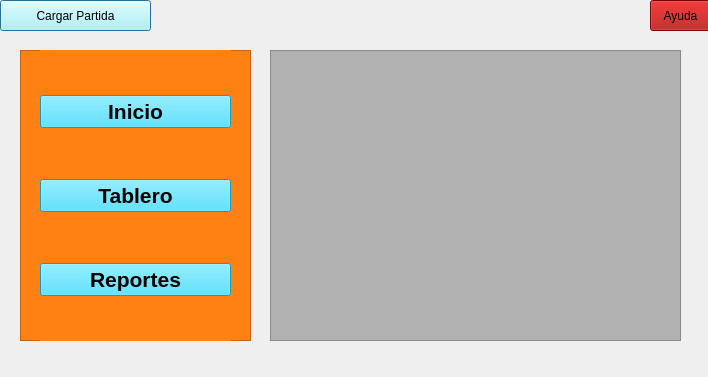
<?xml version="1.0" encoding="UTF-8"?>
<ui version="4.0">
 <class>Dialog</class>
 <widget class="QDialog" name="Dialog">
  <property name="geometry">
   <rect>
    <x>0</x>
    <y>0</y>
    <width>708</width>
    <height>377</height>
   </rect>
  </property>
  <property name="windowTitle">
   <string>Dialog</string>
  </property>
  <widget class="QWidget" name="widget" native="true">
   <property name="geometry">
    <rect>
     <x>0</x>
     <y>0</y>
     <width>721</width>
     <height>31</height>
    </rect>
   </property>
   <widget class="QPushButton" name="pushButton">
    <property name="geometry">
     <rect>
      <x>0</x>
      <y>0</y>
      <width>151</width>
      <height>31</height>
     </rect>
    </property>
    <property name="styleSheet">
     <string notr="true">background-color: rgb(170, 255, 255);</string>
    </property>
    <property name="text">
     <string>Cargar Partida</string>
    </property>
   </widget>
   <widget class="QPushButton" name="pushButton_2">
    <property name="geometry">
     <rect>
      <x>650</x>
      <y>0</y>
      <width>61</width>
      <height>31</height>
     </rect>
    </property>
    <property name="styleSheet">
     <string notr="true">background-color: rgb(170, 0, 0);</string>
    </property>
    <property name="text">
     <string>Ayuda</string>
    </property>
   </widget>
  </widget>
  <widget class="QFrame" name="frame">
   <property name="geometry">
    <rect>
     <x>20</x>
     <y>50</y>
     <width>231</width>
     <height>291</height>
    </rect>
   </property>
   <property name="styleSheet">
    <string notr="true">background-color: rgb(255, 129, 19);</string>
   </property>
   <property name="frameShape">
    <enum>QFrame::StyledPanel</enum>
   </property>
   <property name="frameShadow">
    <enum>QFrame::Raised</enum>
   </property>
   <widget class="QWidget" name="verticalLayoutWidget">
    <property name="geometry">
     <rect>
      <x>20</x>
      <y>0</y>
      <width>191</width>
      <height>291</height>
     </rect>
    </property>
    <layout class="QVBoxLayout" name="verticalLayout">
     <item>
      <widget class="QPushButton" name="pushButton_3">
       <property name="font">
        <font>
         <pointsize>16</pointsize>
         <weight>75</weight>
         <bold>true</bold>
        </font>
       </property>
       <property name="cursor">
        <cursorShape>PointingHandCursor</cursorShape>
       </property>
       <property name="styleSheet">
        <string notr="true">background-color: rgb(42, 216, 255);</string>
       </property>
       <property name="text">
        <string>Inicio</string>
       </property>
      </widget>
     </item>
     <item>
      <widget class="QPushButton" name="pushButton_4">
       <property name="font">
        <font>
         <pointsize>16</pointsize>
         <weight>75</weight>
         <bold>true</bold>
        </font>
       </property>
       <property name="cursor">
        <cursorShape>PointingHandCursor</cursorShape>
       </property>
       <property name="styleSheet">
        <string notr="true">background-color: rgb(42, 216, 255);</string>
       </property>
       <property name="text">
        <string>Tablero</string>
       </property>
      </widget>
     </item>
     <item>
      <widget class="QPushButton" name="pushButton_5">
       <property name="font">
        <font>
         <pointsize>16</pointsize>
         <weight>75</weight>
         <bold>true</bold>
        </font>
       </property>
       <property name="cursor">
        <cursorShape>PointingHandCursor</cursorShape>
       </property>
       <property name="styleSheet">
        <string notr="true">background-color: rgb(42, 216, 255);</string>
       </property>
       <property name="text">
        <string>Reportes</string>
       </property>
      </widget>
     </item>
    </layout>
   </widget>
  </widget>
  <widget class="QFrame" name="frame_2">
   <property name="geometry">
    <rect>
     <x>270</x>
     <y>50</y>
     <width>411</width>
     <height>291</height>
    </rect>
   </property>
   <property name="styleSheet">
    <string notr="true">background-color: rgb(177, 177, 177);</string>
   </property>
   <property name="frameShape">
    <enum>QFrame::StyledPanel</enum>
   </property>
   <property name="frameShadow">
    <enum>QFrame::Raised</enum>
   </property>
  </widget>
 </widget>
 <resources/>
 <connections/>
</ui>
